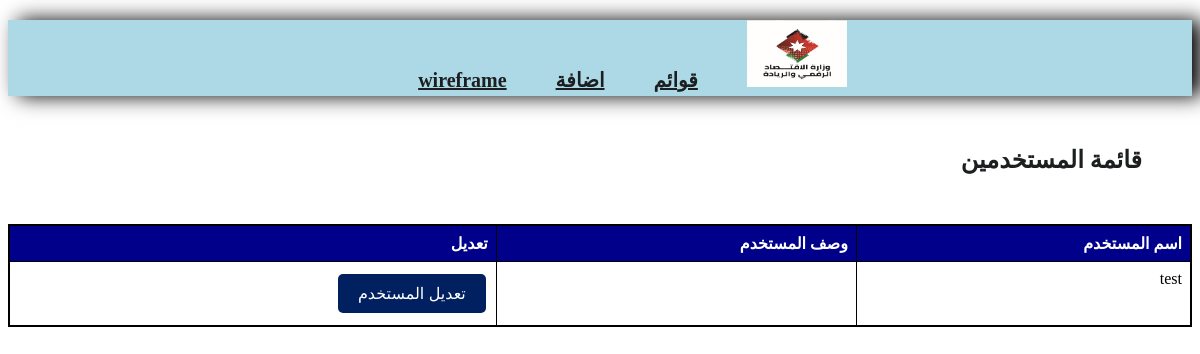
Page /userlist on the earlier database version.
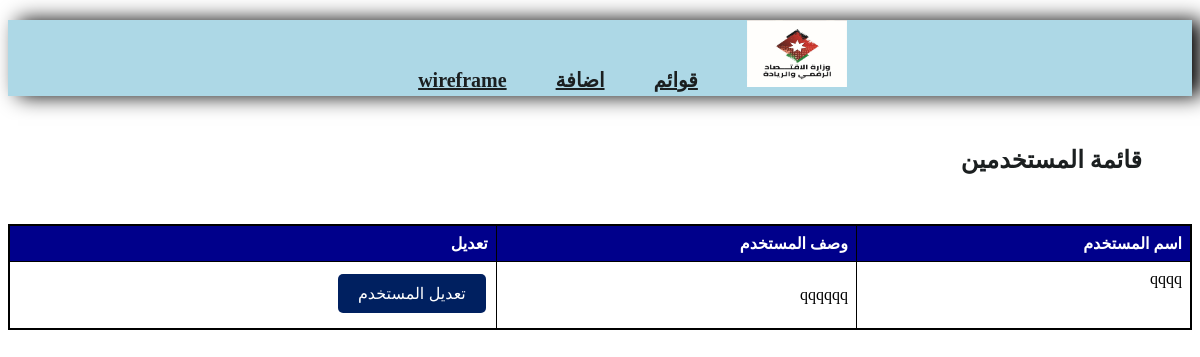
Same page on the later database version.
### app.py (models this page shows)
class User(db.Model):
    id = db.Column(db.Integer, primary_key=True)
    username = db.Column(db.String(100), nullable=False)
    user_description = db.Column(db.Text, nullable=True)
    screens = db.relationship('Screen', secondary='screen_user', backref='users')

### app.py (the view)
@app.route('/userlist')
def userlist():
    users = User.query.all()
    return render_template('userlist.html', users=users)

### templates/userlist.html (shortened to what this page needs)
<!DOCTYPE html>
<html lang="en">
  <head>
    <link rel="stylesheet" href="../static/table.css" />
    <link rel="stylesheet" href="../static/navbar.css" />
  </head>
  <body>
    {% include 'navbar.html' %}
    <h1>قائمة المستخدمين</h1>
    <table>
      <thead>
        <tr>
          <th>اسم المستخدم</th>
          <th>وصف المستخدم</th>
          <th>تعديل</th>
        </tr>
      </thead>
      <tbody>
        {% for user in users %}
        <tr>
          <td>{{ user.username }}</td>
          <td>{{ user.user_description | safe }}</td>
          <td>
            <a href="/edit_user/{{ user.id }}"
              ><button>تعديل المستخدم</button></a
            >
          </td>
        </tr>
        {% endfor %}
      </tbody>
    </table>
    <br /><br />
  </body>
</html>

Differences in the rows shown:
changed User: username "test" → "qqqq"; user_description (not shown) → "qqqqqq"
